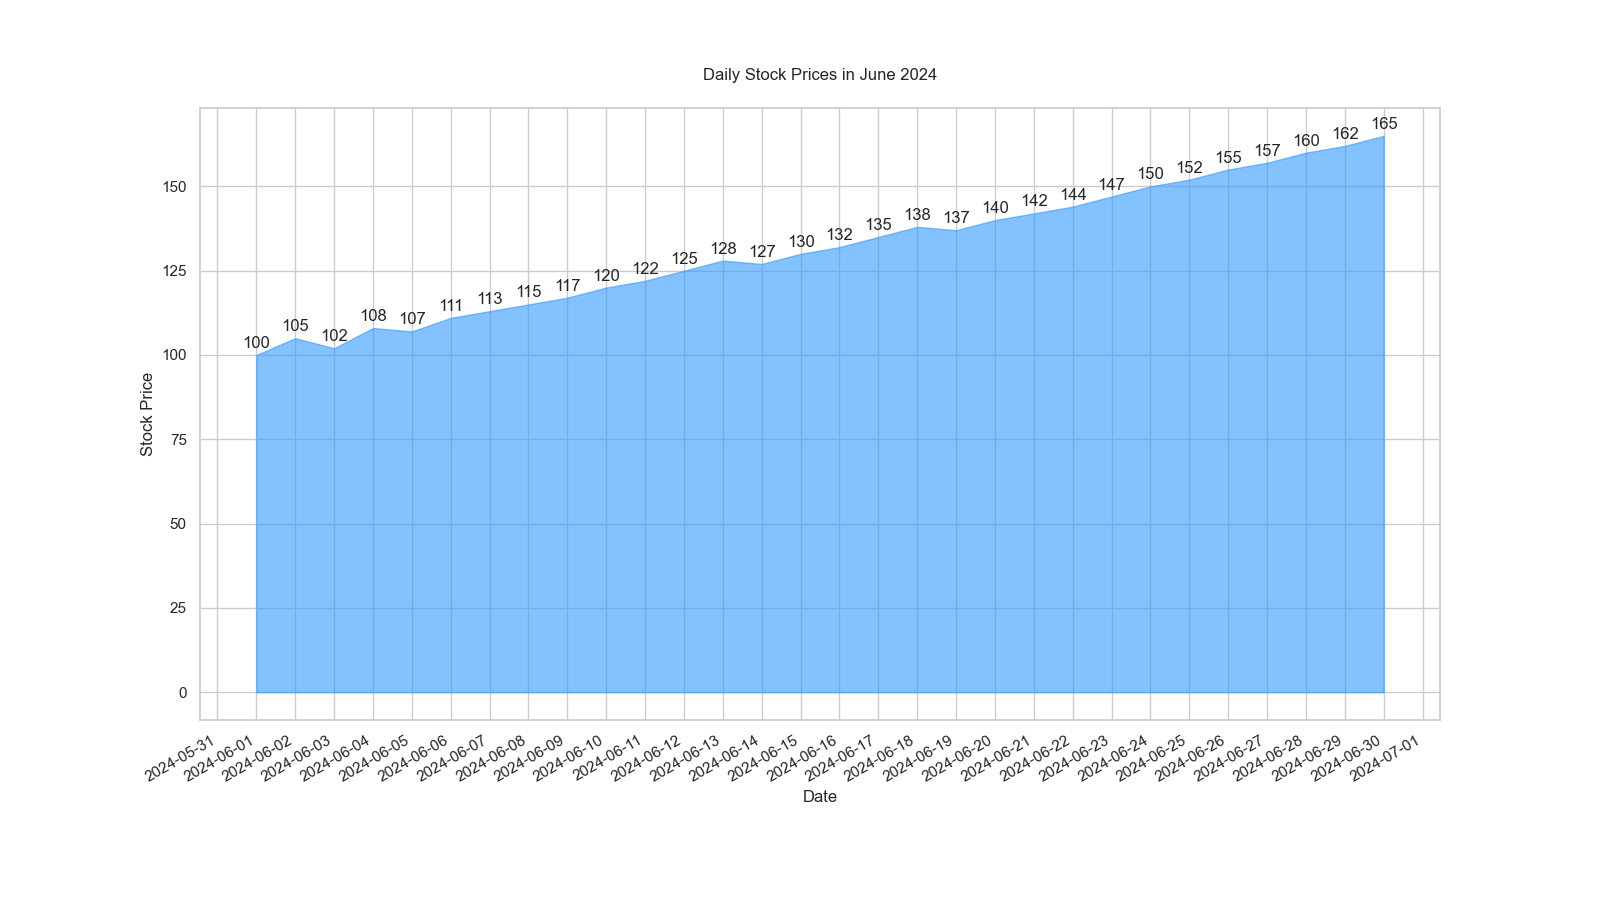

Generate this figure with Python:

import matplotlib.pyplot as plt
import pandas as pd
import matplotlib.dates as mdates

data = {
    'Date': [
        '2024-06-01', '2024-06-02', '2024-06-03', '2024-06-04', '2024-06-05',
        '2024-06-06', '2024-06-07', '2024-06-08', '2024-06-09', '2024-06-10',
        '2024-06-11', '2024-06-12', '2024-06-13', '2024-06-14', '2024-06-15',
        '2024-06-16', '2024-06-17', '2024-06-18', '2024-06-19', '2024-06-20',
        '2024-06-21', '2024-06-22', '2024-06-23', '2024-06-24', '2024-06-25',
        '2024-06-26', '2024-06-27', '2024-06-28', '2024-06-29', '2024-06-30'
    ],
    'Stock_Price': [
        100, 105, 102, 108, 107, 111, 113, 115, 117, 120,
        122, 125, 128, 127, 130, 132, 135, 138, 137, 140,
        142, 144, 147, 150, 152, 155, 157, 160, 162, 165
    ]
}

df = pd.DataFrame(data)
df['Date'] = pd.to_datetime(df['Date'])

fig, ax = plt.subplots(figsize=(16, 9))

ax.fill_between(df['Date'], df['Stock_Price'], color='#3399FF', alpha=0.6)

ax.xaxis.set_major_formatter(mdates.DateFormatter('%Y-%m-%d'))
ax.xaxis.set_major_locator(mdates.DayLocator(interval=1))
fig.autofmt_xdate()

for i, txt in enumerate(df['Stock_Price']):
    ax.annotate(txt, (df['Date'][i], df['Stock_Price'][i]), textcoords="offset points", xytext=(0,5), ha='center')

plt.xlabel('Date')
plt.ylabel('Stock Price')
plt.title('Daily Stock Prices in June 2024', pad=20)
plt.grid(True)

plt.show()
